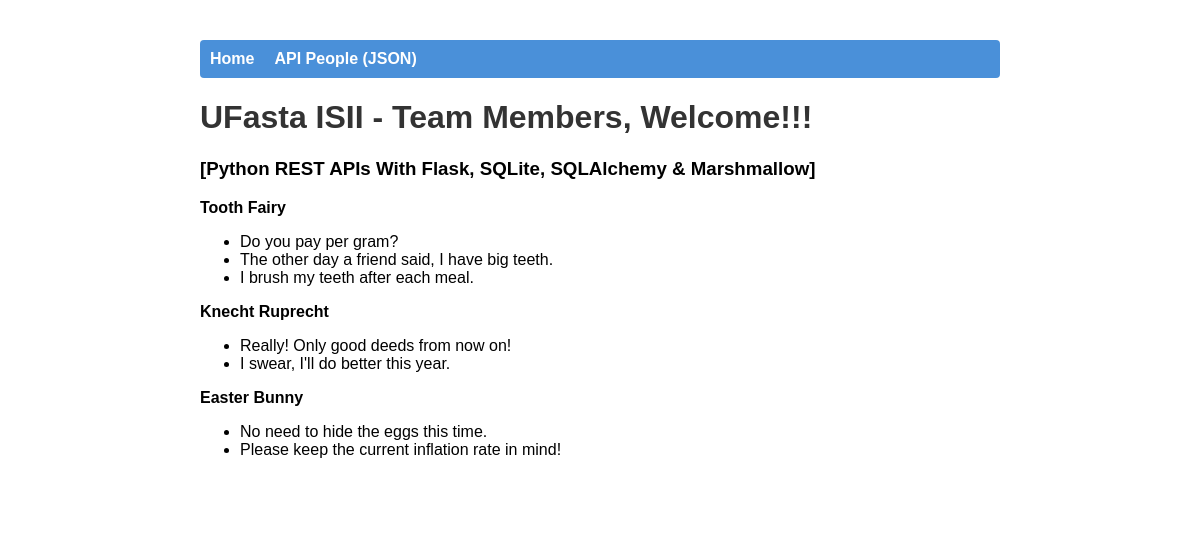
The page / on the database its author committed.
### models.py (models this page shows)
class Person(db.Model):
    __tablename__ = "person"
    id = db.Column(db.Integer, primary_key=True)
    lname = db.Column(db.String(32), unique=True)
    fname = db.Column(db.String(32))
    timestamp = db.Column(
        db.DateTime, default=datetime.utcnow, onupdate=datetime.utcnow
    )
    notes = db.relationship(
        Note,
        backref="person",
        cascade="all, delete, delete-orphan",
        single_parent=True,
        order_by="desc(Note.timestamp)",
    )

class Note(db.Model):
    __tablename__ = "note"
    id = db.Column(db.Integer, primary_key=True)
    person_id = db.Column(db.Integer, db.ForeignKey("person.id"))
    content = db.Column(db.String, nullable=False)
    timestamp = db.Column(
        db.DateTime, default=datetime.utcnow, onupdate=datetime.utcnow
    )

### app.py (the view)
@app.route("/")
def home():
    people = Person.query.all()
    return render_template("home.html", people=people)

### templates/home.html (shortened to what this page needs)
<!DOCTYPE html>
<html lang="en">
<head>
    <link rel="stylesheet" href="{{ url_for('static', filename='css/main.css') }}">
</head>
<body>
    <div class="container">
        <nav>
            <ul class="menu">
                <li><a href="/">Home</a></li>
                <li><a href="/api/people">API People (JSON)</a></li>
            </ul>
        </nav>
    </div>
    <h1 class="logo">UFasta ISII - Team Members, Welcome!!!</h1>
    <h3>[Python REST APIs With Flask, SQLite, SQLAlchemy & Marshmallow]</h3>
    {% for person in people %}
    <strong>{{ person.fname }} {{ person.lname }}</strong>
    <ul>
        {% for note in person.notes %}
        <li>{{ note.content }}</li>
        {% endfor %}
    </ul>
    {% endfor %}
    <br>
    <nav>
        <ul class="menu">
            <li><a href="/api/people">Ver JSON de personas</a></li>
        </ul>
    </nav>
</body>
</html>

### static/css/main.css (style rules this page uses)
body { font-family: Arial, sans-serif; max-width: 800px; margin: 40px auto; padding: 0 20px; }
h1.logo { color: #333; }
.container { background-color: #4a90d9; padding: 10px; border-radius: 4px; }
.menu { list-style: none; display: flex; gap: 20px; margin: 0; padding: 0; }
.menu a { color: white; text-decoration: none; font-weight: bold; }

### rows shown on the page
Person: fname "Tooth", lname "Fairy"
Note: content "Do you pay per gram?"
Note: content "The other day a friend said, I have big teeth."
Note: content "I brush my teeth after each meal."
Person: fname "Knecht", lname "Ruprecht"
Note: content "Really! Only good deeds from now on!"
Note: content "I swear, I'll do better this year."
Person: fname "Easter", lname "Bunny"
Note: content "No need to hide the eggs this time."
Note: content "Please keep the current inflation rate in mind!"
